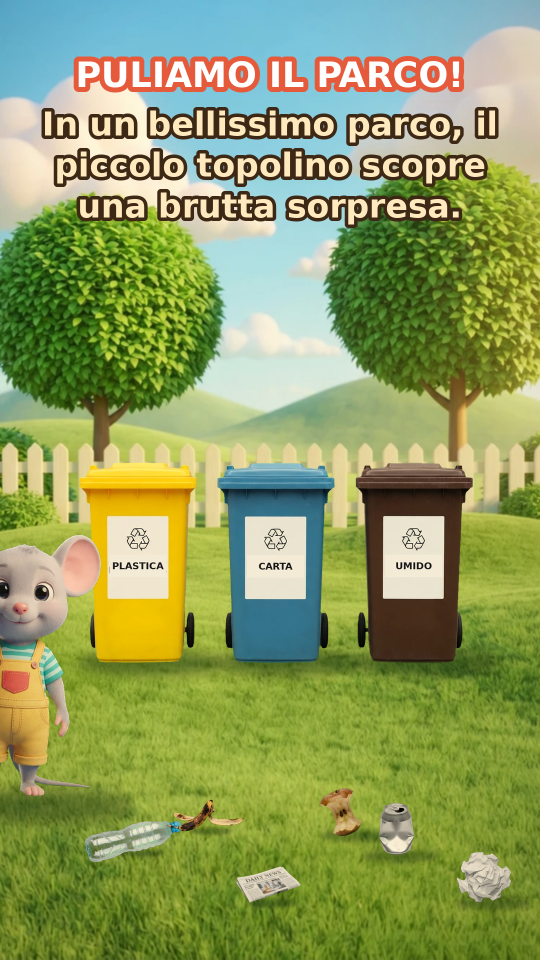
#> input picture parco/test4_1.png, 1080 x 1920 px (shown at 1/2 size)
$ python -i render4.py   (imports and definitions only)
#> lines starting #> are read from the running program, lines starting #| are printed output that depends on the picture
#!/usr/bin/env python3
"""Puliamo il parco! v5 - regia con camera, animazione con anticipazione/rimbalzo, lip-sync dalla voce, luce integrata."""
import math, sys, subprocess, os, json, wave
import numpy as np
from multiprocessing import Pool
from PIL import Image, ImageDraw, ImageFont, ImageFilter, ImageChops
from render import lerp, ease

W, H, FPS, DUR = 1080, 1920, 24, 52.4
HERE = os.path.dirname(os.path.abspath(__file__))
FONT = "/usr/share/fonts/truetype/dejavu/DejaVuSans-Bold.ttf"
FLY = 0.55
# [1 line not run here, left out]

# ---------------------------------------------------------------- copione (chiave, inizio, chi, testo)
_V = [("N1", 0.4, "narr", "In un bellissimo parco, il piccolo topolino scopre una brutta sorpresa."),
      ("M1", 5.85, "mouse", "Oh no! Quanti rifiuti!"),
      ("N2", 8.7, "narr", "Ma il topolino non si arrende! Chiama i suoi amici."),
      ("M2", 13.5, "mouse", "Chip! Spike! Venite ad aiutarmi!"),
      ("C1", 18.1, "chip", "Arrivo!"),
      ("S1", 18.95, "spike", "Eccomi!"),
      ("M3", 19.9, "mouse", "Puliamo il parco insieme!"),
      ("N3", 21.8, "narr", "Prima, la bottiglia."),
      ("M4", 23.9, "mouse", "La plastica va nel giallo!"),
      ("N4", 26.0, "narr", "Poi, la carta."),
      ("C2", 27.85, "chip", "La carta va nel blu!"),
      ("N5", 29.5, "narr", "E adesso, la buccia di banana."),
      ("S2", 32.3, "spike", "L'umido va nel marrone!"),
      ("N6", 34.3, "narr", "Ancora un pochino..."),
      ("M5", 36.0, "mouse", "Forza, amici!"),
      ("N7", 40.2, "narr", "Ed ecco il parco... pulito e bellissimo!"),
      ("C3", 43.5, "chip", "Evviva!"),
      ("S3", 44.4, "spike", "Evviva!"),
      ("M6", 45.5, "mouse", "Grazie, amici! Bambini Ciao Ciao! Iscrivetevi al canale!")]
# [1 line that did not run here, left out]

# ---------------------------------------------------------------- layout
BIN_X = {"giallo": 270, "blu": 540, "marrone": 810}
BIN_Y = 1340; BIN_H = 400
ITEM_H = {"bottle": 62, "paper": 100, "news": 70, "peel": 62, "can": 105, "core": 98}
CH_H = {"mouse": 540, "chip": 500, "spike": 470}
KF = {
 "mouse": [(0, -170, 1620), (2.4, 330, 1620), (21.8, 330, 1620), (22.9, 270, 1706), (23.4, 270, 1706),
           (25.3, 300, 1500), (34.6, 300, 1500), (35.15, 770, 1712), (35.4, 770, 1712),
           (36.8, 330, 1500), (37.5, 330, 1500), (39.8, 540, 1650), (60, 540, 1650)],
 "chip":  [(15.3, 1250, 1700), (17.8, 620, 1700), (26.2, 620, 1700), (26.85, 525, 1806), (27.15, 525, 1806),
           (28.95, 560, 1500), (33.2, 560, 1500), (35.55, 955, 1806), (35.85, 955, 1806),
           (38.1, 590, 1500), (38.8, 590, 1500), (40.4, 300, 1660), (60, 300, 1660)],
 "spike": [(16.0, 1250, 1740), (18.4, 880, 1740), (29.8, 880, 1740), (31.25, 405, 1664), (31.55, 405, 1664),
           (33.75, 800, 1500), (34.5, 800, 1500), (35.95, 685, 1674), (36.25, 685, 1674),
           (39.3, 830, 1500), (39.9, 830, 1500), (40.9, 780, 1660), (60, 780, 1660)],
}
# (tipo, x, y, chi, t_raccolta, t_lancio, cestino)
ITEMS = [("bottle", 270, 1712, "mouse", 23.4, 25.6, "giallo"),
         ("news",   525, 1810, "chip",  27.15, 29.2, "blu"),
         ("peel",   405, 1668, "spike", 31.55, 34.0, "marrone"),
         ("can",    775, 1718, "mouse", 35.4, 37.0, "giallo"),
         ("paper",  955, 1810, "chip",  35.85, 38.4, "blu"),
         ("core",   685, 1678, "spike", 36.25, 39.6, "marrone")]
CHEER_T = 39.8
SPK_COL = {"narr": (255, 233, 190), "mouse": (255, 255, 255), "chip": (255, 214, 180), "spike": (200, 225, 255)}

# camera: (t, cx, cy, zoom)
CAM = [(0, 540, 1150, 1.0), (3.5, 450, 1380, 1.12), (5.0, 450, 1380, 1.12), (6.0, 330, 1390, 1.65), (8.6, 330, 1390, 1.7),
       (9.8, 400, 1450, 1.2), (13.5, 400, 1450, 1.2), (15.0, 540, 1330, 1.0), (19.0, 540, 1330, 1.0),
       (20.0, 330, 1520, 1.3), (22.0, 330, 1560, 1.3), (23.4, 290, 1560, 1.4), (25.0, 300, 1450, 1.35), (26.2, 300, 1450, 1.35),
       (27.1, 560, 1620, 1.3), (29.3, 560, 1450, 1.3), (30.5, 540, 1450, 1.15), (31.4, 440, 1600, 1.3), (34.0, 800, 1450, 1.3),
       (35.0, 540, 1450, 1.1), (40.0, 540, 1450, 1.1), (41.0, 540, 1400, 1.0), (44.0, 540, 1400, 1.0),
       (46.0, 540, 1500, 1.2), (60, 540, 1500, 1.28)]

def camera(t):
    for (t0, a, b, z), (t1, a1, b1, z1) in zip(CAM, CAM[1:]):
        if t0 <= t <= t1:
            u = ease((t-t0)/(t1-t0)) if (t1 > t0) else 1
            cx, cy, z_ = lerp(a, a1, u), lerp(b, b1, u), lerp(z, z1, u)
            break
    else: cx, cy, z_ = CAM[-1][1:]
    hx, hy = 540/z_, 960/z_
    return min(max(cx, hx), W-hx), min(max(cy, hy), H-hy), z_

# ---------------------------------------------------------------- lip-sync dalle voci
ENV = {}
# [15 lines left out: functions env_of, mouth_level, not called in this run]

# ---------------------------------------------------------------- sprite & luce
_cache = {}
# [21 lines left out: functions load, put, not called in this run]

SHD = None
# [8 lines left out: function shadow, not called in this run]

VIG = None
# [35 lines left out: functions vignette, seg_info, walk_events, not called in this run]

def persp(y): return 0.86 + (y-1450)/1000*0.45

def kick(t, lo, hi):  # 0..1..0 nella finestra
    return math.sin(math.pi*min(1, max(0, (t-lo)/(hi-lo)))) if lo <= t <= hi else 0.0

# [28 lines left out: function cstate, not called in this run]

def blinking(name, t):
    off = {"mouse": 0.1, "chip": 0.55, "spike": 0.8}[name]
    return ((t*0.37+off) % 1.0) < 0.05

# [10 lines left out: function sprite_name, not called in this run]

def hold_off(name, t, h, dirn):
    sp = load(sprite_name(name, t)); w = sp.width*h/sp.height
    return (0.26*w if dirn >= 0 else -0.26*w), -0.28*h

# [21 lines left out: functions draw_flower, subscribe_button, not called in this run]


def text(d, s, x, y, size, fill, out, ow):
    f = ImageFont.truetype(FONT, size); d.text((x, y), s, font=f, fill=fill, anchor="mm", stroke_width=ow, stroke_fill=out)

_bgsrc = None
def frame(i):
    global _bgsrc
    t = i/FPS; cx, cy, Z = camera(t)
    if _bgsrc is None: _bgsrc = Image.open(os.path.join(HERE, "assets/s/sfondo_src.png")).convert("RGB")
    sx_, sy_ = _bgsrc.width/W, _bgsrc.height/H
    box = ((cx-540/Z)*sx_, (cy-960/Z)*sy_, (cx+540/Z)*sx_, (cy+960/Z)*sy_)
    img = _bgsrc.resize((W, H), Image.BICUBIC, box=box)
    img = img.filter(ImageFilter.GaussianBlur(1.0 + 1.6*max(0, Z-1)))                 # profondità di campo
    d = ImageDraw.Draw(img, "RGBA")
    X = lambda x: (x-cx)*Z + W/2
    Y = lambda y: (y-cy)*Z + H/2
    # cestini
    for b, bx in BIN_X.items():
        v = 0
        for it in ITEMS:
            tl = it[5]+FLY
            if it[6] == b and tl <= t < tl+0.45: v = max(v, math.sin((t-tl)/0.45*math.pi)*(1-(t-tl)/0.45))
        shadow(img, X(bx+25), Y(BIN_Y), 250*Z)
        put(img, load(f"assets/s/bin_{b}.png"), X(bx), Y(BIN_Y+4), BIN_H*Z, sq=1-0.07*v)
    # rifiuti a terra
    for kind, ix, iy, who, tp, tl, b in ITEMS:
        if t < tp:
            hh = ITEM_H[kind]*persp(iy)/0.86*0.9
            shadow(img, X(ix+8), Y(iy), hh*Z*1.2, 0.8)
            put(img, load(f"assets/s/item_{kind}.png"), X(ix), Y(iy), hh*Z, ang=((ix*7) % 50)-25)
    # personaggi
    chars = []
    for n, tin in (("mouse", 0), ("chip", 15.2), ("spike", 15.9)):
        if t >= tin: chars.append((cstate(n, t), n))
    for (x, y, h, hop, rot, sq, dirn, mv), n in sorted(chars, key=lambda c: c[0][1]):
        shadow(img, X(x+0.12*h), Y(y), h*0.62*Z, max(0.45, 1-1.6*hop/h))
        put(img, load(sprite_name(n, t)), X(x), Y(y-hop), h*Z, ang=rot, sq=sq, flip=(dirn < 0 and mv))
        for kind, ix, iy, who, tp, tl, b in ITEMS:
            if who == n and tp <= t < tl:
                ox, oy = hold_off(n, t, h, dirn)
                put(img, load(f"assets/s/item_{kind}.png"), X(x+ox), Y(y-hop+oy)+ITEM_H[kind]*0.5*Z, ITEM_H[kind]*1.15*Z, ang=math.sin(t*9)*8)
    # oggetti in volo + stelline all'impatto
    for kind, ix, iy, who, tp, tl, b in ITEMS:
        if tl <= t < tl+FLY:
            x, y, h, hop, rot, sq, dirn, mv = cstate(who, tl); ox, oy = hold_off(who, tl, h, dirn)
            hx, hy = x+ox, y+oy; u = (t-tl)/FLY; bx, by = BIN_X[b], BIN_Y-BIN_H
            px, py = lerp(hx, bx, u), lerp(hy, by, u)-260*math.sin(u*math.pi)
            put(img, load(f"assets/s/item_{kind}.png"), X(px), Y(py)+ITEM_H[kind]*0.5*Z, ITEM_H[kind]*1.15*Z*(1-0.3*u), ang=u*540)
        if tl+FLY <= t < tl+FLY+0.5:
            u = (t-tl-FLY)/0.5; bx = BIN_X[b]
            for k in range(7):
                a = k*2*math.pi/7+0.4; r_ = (10*(1-u)+2)*Z; px, py = X(bx+math.cos(a)*(30+110*u)), Y(BIN_Y-BIN_H-20+math.sin(a)*(30+110*u)-40*u)
                d.ellipse([px-r_, py-r_, px+r_, py+r_], fill=(255, 235, 90, int(255*(1-u))))
    # finale: fiori, farfalle, coriandoli
    if t > 38.8:
        g = ease((t-38.8)/2.2)
        for fx, fy, col in ((120, 1660, (255, 110, 150)), (330, 1830, (255, 220, 70)), (610, 1770, (255, 255, 255)),
                            (830, 1670, (190, 140, 255)), (1000, 1810, (255, 110, 150)), (60, 1870, (255, 220, 70)), (470, 1745, (190, 140, 255))):
            draw_flower(d, X(fx), Y(fy-20), 1.3*g*Z, col)
        for k in range(5):
            bx = 150+k*200+math.sin(t*1.7+k)*70; by = 1000+k*55+math.cos(t*2.3+k)*50; wv = abs(math.sin(t*14+k))
            col = ((255, 140, 200), (255, 190, 70), (140, 200, 255), (200, 160, 255), (255, 150, 120))[k]
            wx, wy = X(bx), Y(by)
            d.ellipse([wx-(18*wv+8)*Z, wy-26*Z, wx+2, wy+26*Z], fill=col); d.ellipse([wx-2, wy-26*Z, wx+(18*wv+8)*Z, wy+26*Z], fill=col)
        if t > CHEER_T:
            for k in range(12):
                px = ((k*113+40) % W) + math.sin(t*3+k)*30; py = ((t-CHEER_T)*240+k*160) % 1700+120
                d.ellipse([px-9, py-9, px+9, py+9], fill=((255, 120, 150), (255, 220, 70), (120, 200, 255), (160, 230, 120))[k % 4])
    # grading: vignetta e luce, leggera saturazione
    img = ImageChops.multiply(img, vignette())
    img = Image.blend(img, ImageChops.multiply(img, Image.new("RGB", (W, H), (255, 250, 238))), 0.6)
    d = ImageDraw.Draw(img, "RGBA")
    # sottotitoli (con piccola entrata)
    for k, t0, who, txt, dur in VOICES:
        if t0-0.05 <= t <= t0+dur+0.3:
            u = ease((t-t0+0.05)/0.18); f = ImageFont.truetype(FONT, 66)
            lines = []; cur = ""
            for wd in txt.split():
                tryl = (cur+" "+wd).strip()
                if d.textbbox((0, 0), tryl, font=f, anchor="mm", stroke_width=6)[2] - d.textbbox((0, 0), tryl, font=f, anchor="mm", stroke_width=6)[0] > 930 and cur:
                    lines.append(cur); cur = wd
                else: cur = tryl
            lines.append(cur)
            yy = 330 + (1-u)*14 - 41*(len(lines)-1) + (70 if t < 3.4 else 0)
            for ln in lines: text(d, ln, W/2, yy, 66, SPK_COL[who]+(int(255*u),), (60, 40, 20, int(255*u)), 7); yy += 82
            break
    if t < 3.2: text(d, "PULIAMO IL PARCO!", W/2, 95, 70, (255, 255, 255, int(255*min(1, (3.2-t)/0.6))), (230, 90, 60), 10)
    subscribe_button(img, t, 48.9, cy=1450)
    return img.tobytes()

# [12 lines not run here, left out]

>>> import cv2
>>> picture = cv2.imread('test4_1.png', cv2.IMREAD_GRAYSCALE)
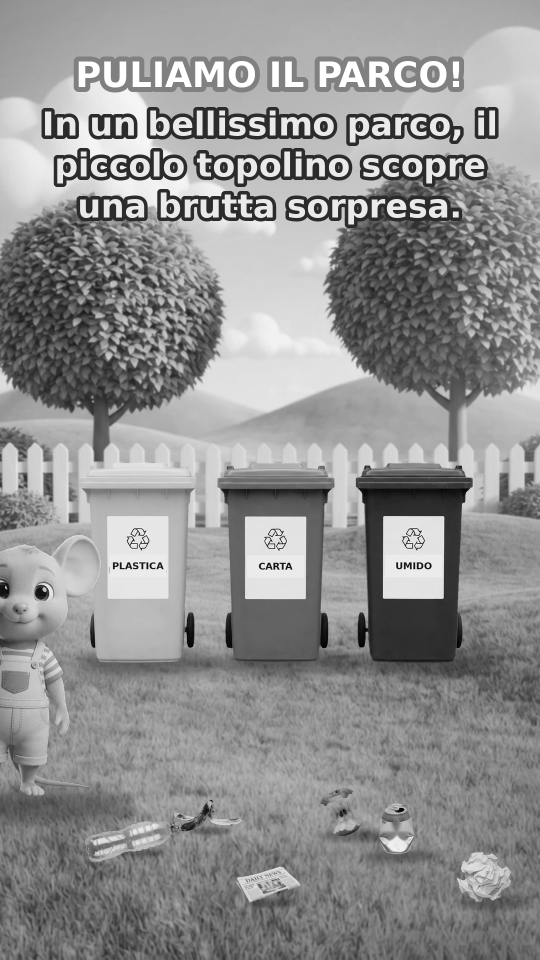
#> picture: shape (1920, 1080) (shown at 1/2 size); min 0, max 255, mean 145.1
>>> result = frame(picture)
#> (the run stopped early here; a loop or call above may not have finished)

$ run again, on parco/test4_38.5.png
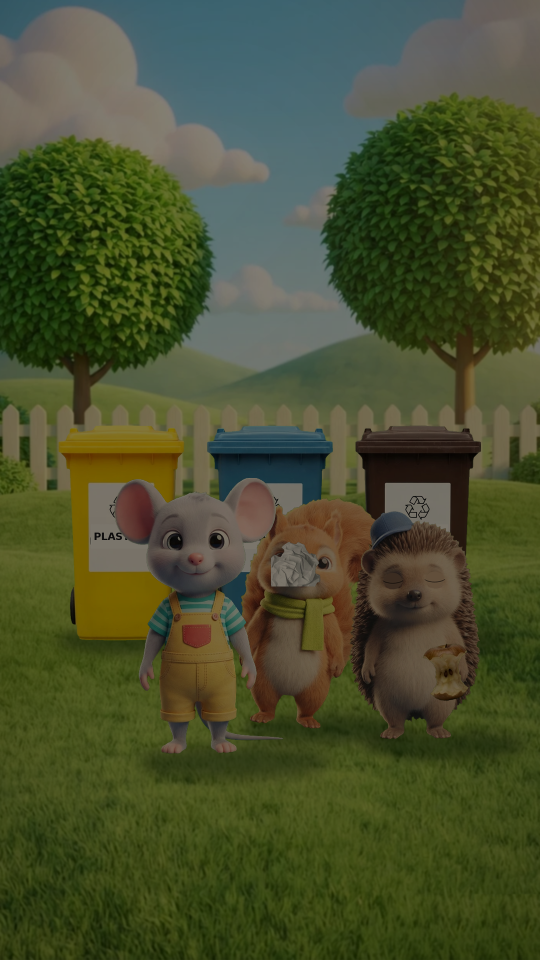
#> input picture parco/test4_38.5.png, 1080 x 1920 px (shown at 1/2 size)
#> `picture = cv2.imread('test4_1.png', cv2.IMREAD_GRAYSCALE)`:
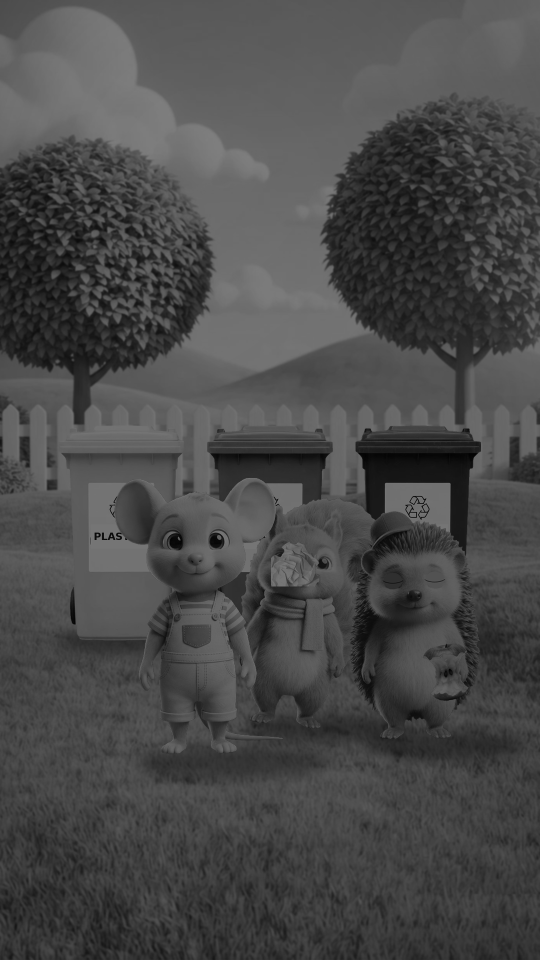
#> picture: shape (1920, 1080) (shown at 1/2 size); min 0, max 127, mean 73.3
#> in frame, `t = i / FPS`:
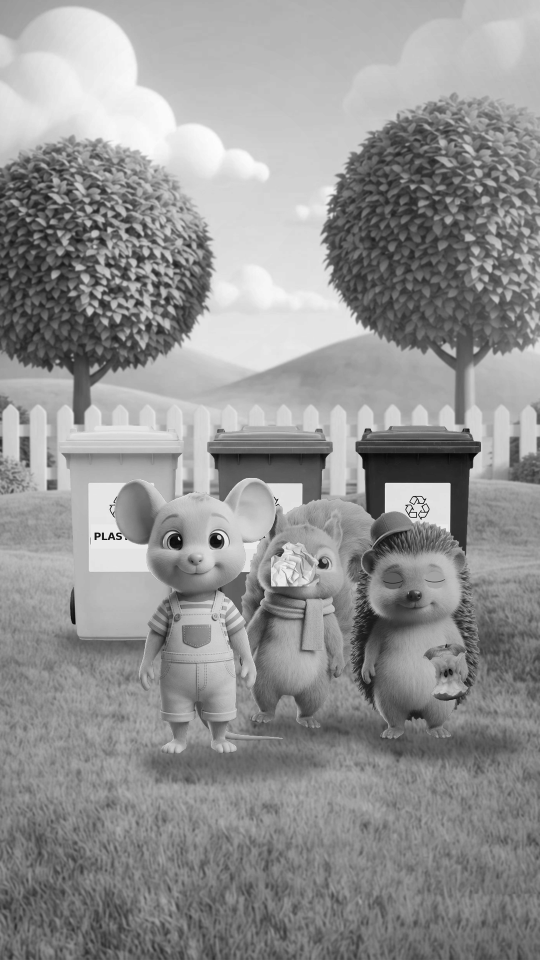
#> t: shape (1920, 1080) float64 (shown at 1/2 size); min 0, max 5.29, mean 3.05; drawn with min black and max white

$ run again, on parco/test4_42.png
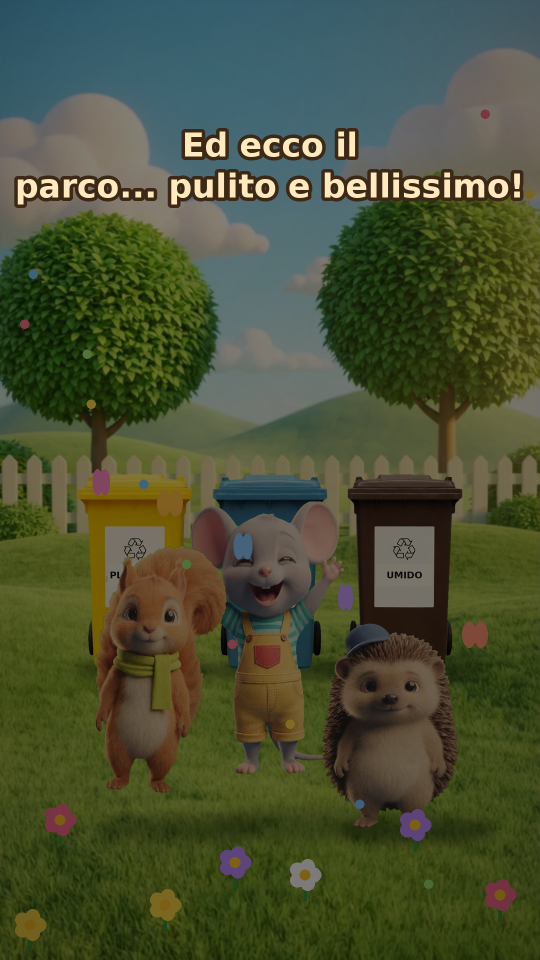
#> input picture parco/test4_42.png, 1080 x 1920 px (shown at 1/2 size)
#> `picture = cv2.imread('test4_1.png', cv2.IMREAD_GRAYSCALE)`:
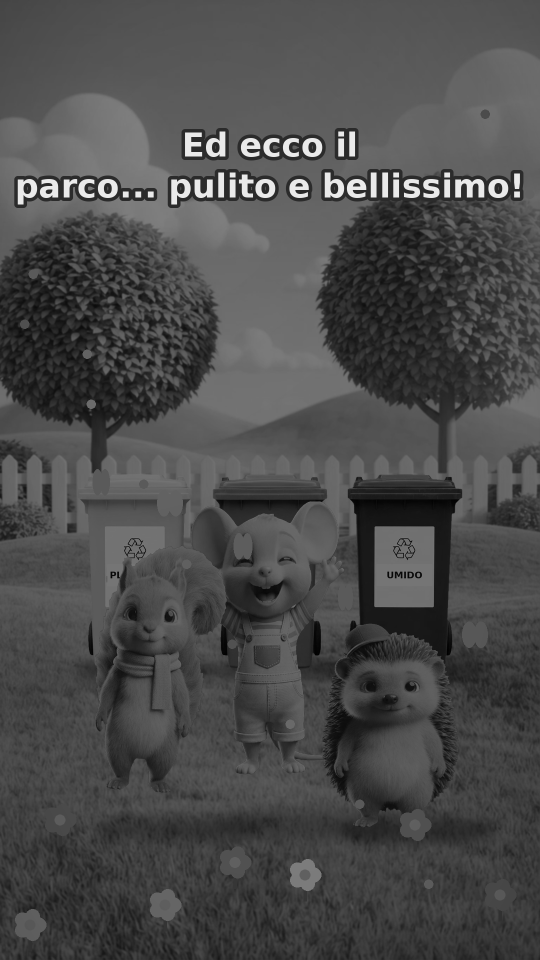
#> picture: shape (1920, 1080) (shown at 1/2 size); min 0, max 234, mean 75
